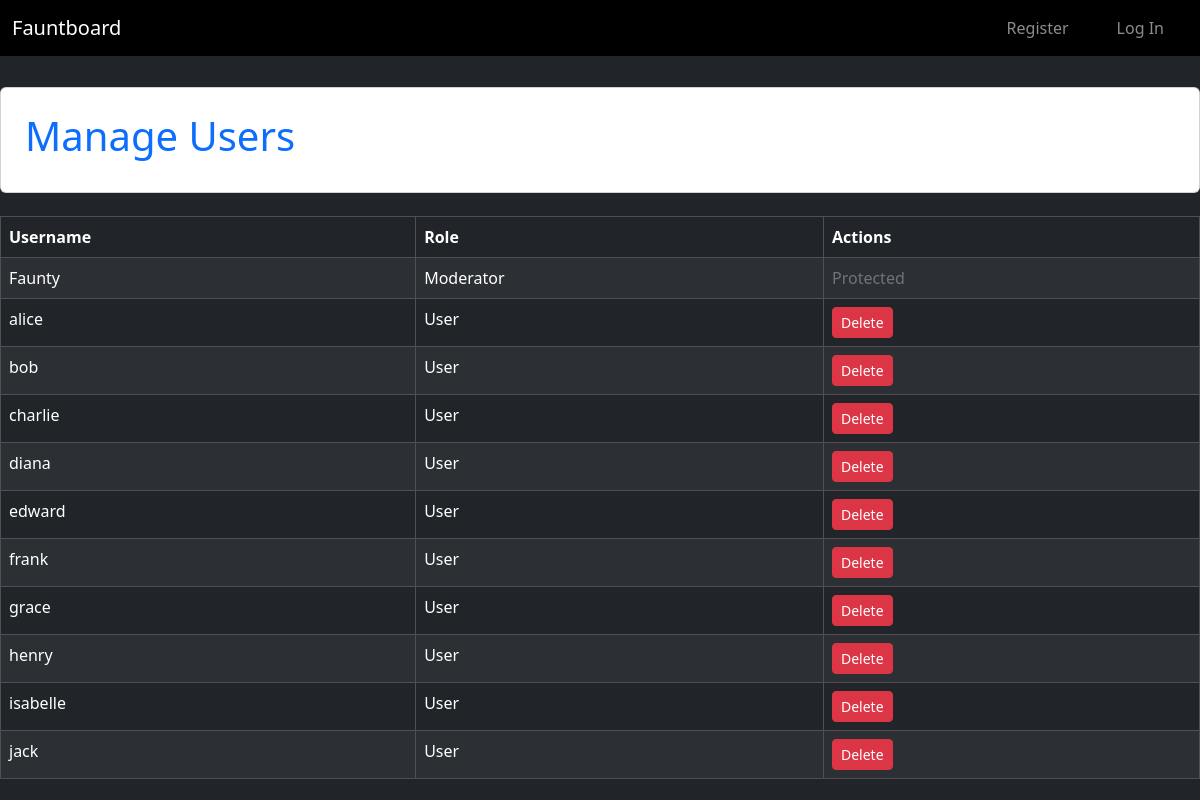
Page /moderation/users on the earlier database version.
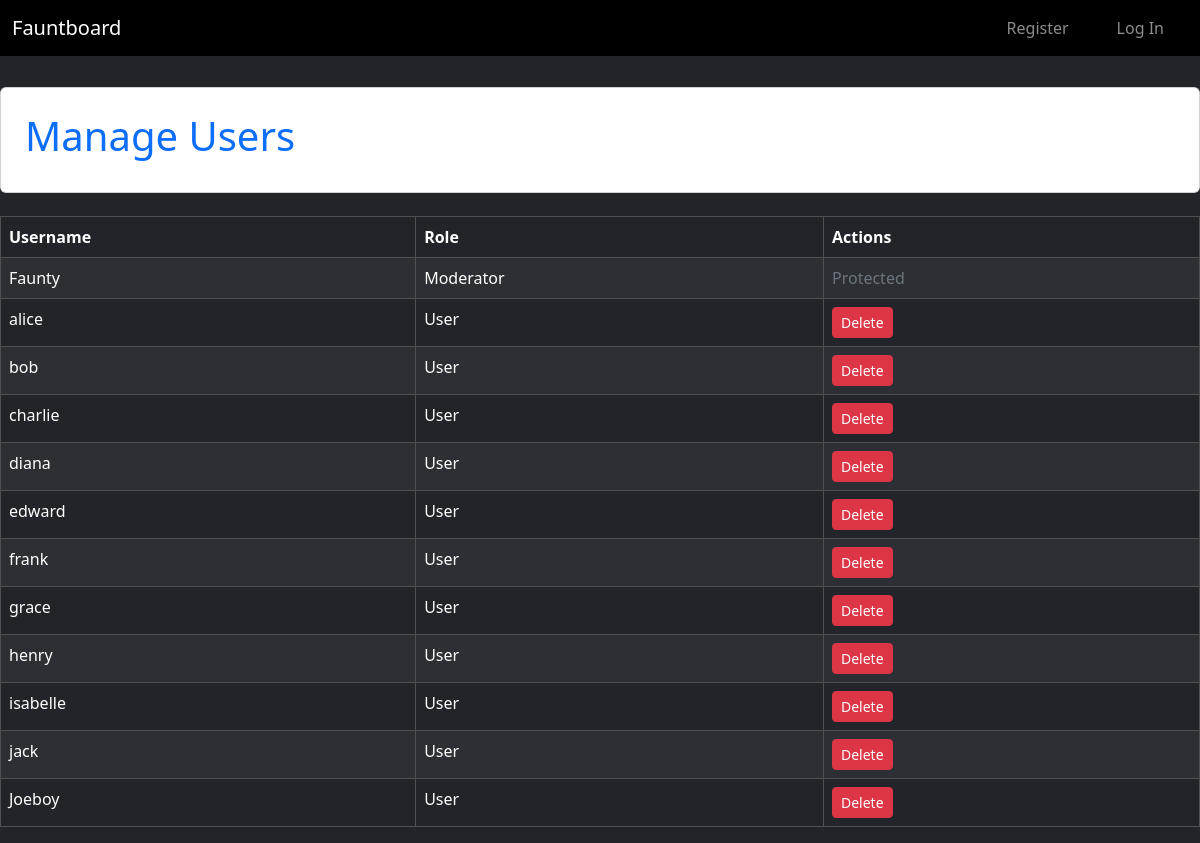
Same page on the later database version.
### tables this page shows
CREATE TABLE users (
    id INTEGER PRIMARY KEY,
    username TEXT UNIQUE NOT NULL,
    password TEXT NOT NULL,
    role TEXT);

### app.py (the view)
@app.route("/moderation/users")
def manage_users():
    db = get_db()
    users = db.execute("SELECT id, username, role FROM users").fetchall()
    return render_template("manage_users.html", users=users)

### app.py (called while the page is built)
def get_db():
    if "db" not in g:
        g.db = sqlite3.connect("database.db")
        g.db.row_factory = sqlite3.Row
    return g.db

@app.before_request
def load_user():
    g.user = None
    if "user_id" in session:
        db = get_db()
        g.user = db.execute(
            "SELECT * FROM users WHERE id = ?",
            (session["user_id"],)
        ).fetchone()

### templates/manage_users.html (shortened to what this page needs)
{% extends 'base.html' %}
{% block content %}
<div class="d-flex justify-content-center align-items-center" style="height: 15vh;">
  <div class="card p-4 bg-white" style="width: 1500px;">
    <h1 class="text-primary">Manage Users</h1>
  </div>
</div>
  <table class="table table-dark table-striped table-bordered mt-3">
    <thead>
      <tr>
        <th>Username</th>
        <th>Role</th>
        <th>Actions</th>
      </tr>
    </thead>
    <tbody>
      {% for user in users %}
      <tr>
        <td>{{ user.username }}</td>
        <td>{{ user.role }}</td>
        <td>
          {% if user.role != 'Moderator' %}
          <a href="{{ url_for('delete_user', user_id=user.id) }}"
             class="btn btn-danger btn-sm">
            Delete
          </a>
          {% else %}
          <span class="text-secondary">Protected</span>
          {% endif %}
        </td>
      </tr>
      {% endfor %}
    </tbody>
  </table>
{% endblock %}

Differences in the rows shown:
added users: username "Joeboy", role "User"
